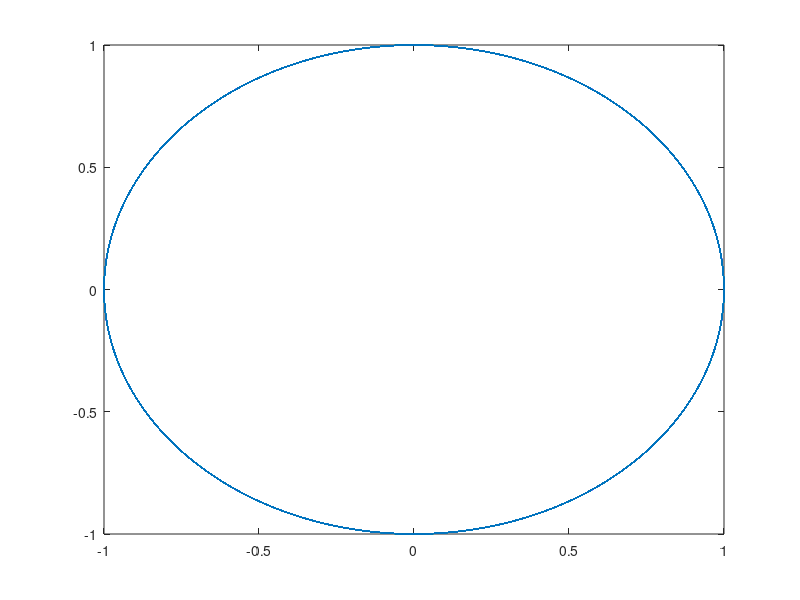
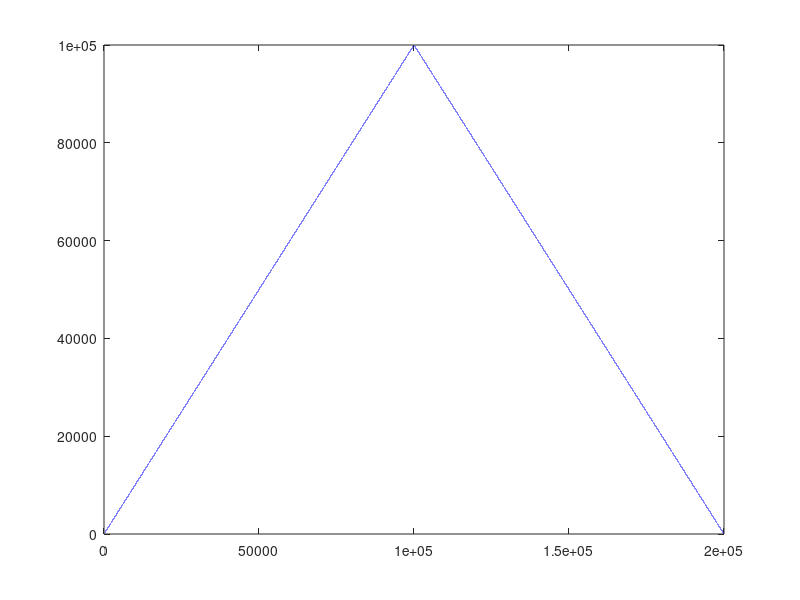

MATLAB code for these plots, in order: (Note: this script raises an error after producing the figures.)
clear all
close all
load('x.mat');
% load('y.mat');

x = x./max(x);
figure; plot(x);
%% params
timeShiftVal = 0.1; %% -1 ... 1
%%
t = 0 : length(x) - 1;
tNew = t + timeShiftVal;
xNew = spline(t, x, tNew);
xNew = circshift(xNew, length(xNew)/2);
%%
% figure;
% plot(t, real(x), '-*');
% hold on
% plot(tNew, real(xNew), '-o');
figure; plot(abs(xcorr(xNew, x)));
%% timing syncronize
[d_out, timeOffset] = timingSynchronize(xNew,...
    x, 1);
%%
figure; plot(abs(xcorr(d_out, x)));
% figure;
% plot(t, real(x), '-*');
% hold on
% plot(t, real(d_out), '-o');
%%